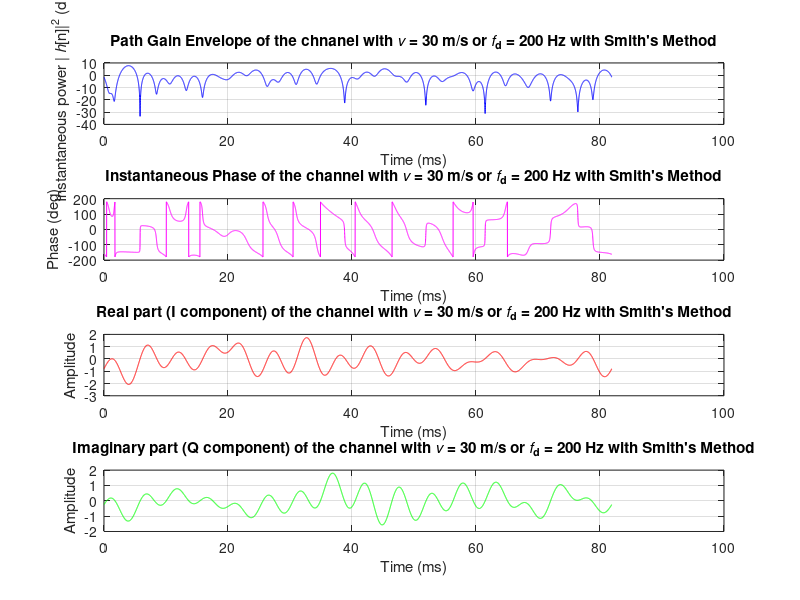
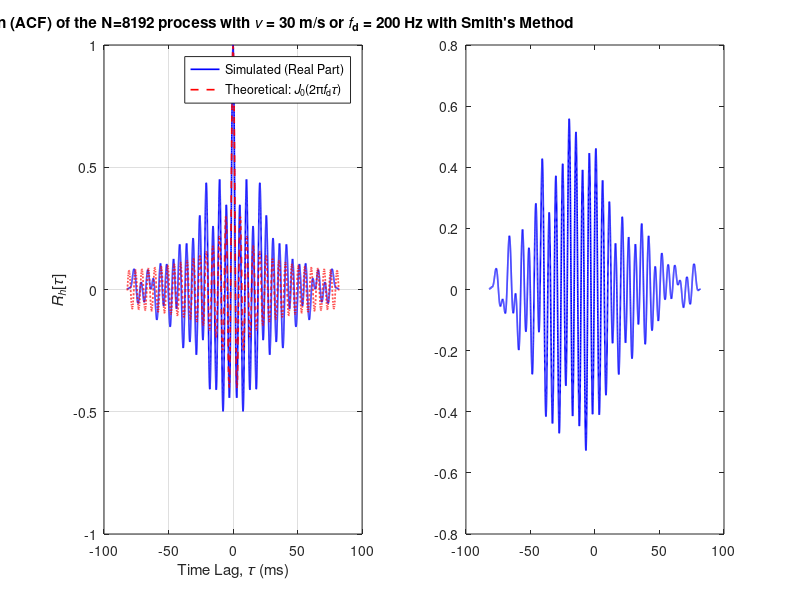

These figures' MATLAB source, in order: (Note: this script raises an error after producing the figures.)
%% Problem 1a(b): Smith's Model (FFT-based) Fading Simulator
% Reference: Rappaport's Wireless Communications, Ch.3

clear; clc; close all;

%% ---- Parameters ----
v  = 30;            % velocity (m/s)
fc = 2e9;           % carrier frequency (Hz)
c  = 3e8;           % speed of light (m/s)
W  = 50e3;          % one-sided bandwidth
Ts = 1/(2*W);       % sampling period: 10 us
fd = v*fc/c;        % max Doppler: 200 Hz
N  = 8192;          % FFT size as specified
fs = 1/Ts;          % sampling frequency
df = fs/N;          % frequency resolution

%% ---- Step 1: Frequency axis (centered at zero) ----
f = (-N/2 : N/2-1) * df;   % runs from -fs/2 to fs/2 - df

%% ---- Step 2: Jake's PSD ----
% S(f) = 1 / (pi*fd*sqrt(1-(f/fd)^2))  for |f| < fd, else 0
S = zeros(1, N);
idx = abs(f) < fd;
S(idx) = 1 ./ (pi * fd * sqrt(1 - (f(idx)/fd).^2));


% Singularity at ±fd: replace any Inf/NaN with the max finite value
S(~isfinite(S)) = max(S(isfinite(S)));

% Normalize so that sum(S)*df = 1  (unit power)
S = S / (sum(S) * df);

%% ---- Step 3: Complex Gaussian in frequency domain ----
rng(42);
X = sqrt(N) * (randn(1,N) + 1j*randn(1,N)) / sqrt(2);   % X[k] ~ CN(0,1)

%% ---- Step 4: Shape spectrum by sqrt(Jake's PSD) ----
Y = X .* sqrt(S * df);    % E[|Y[k]|^2] = S[k]*df

%% ---- Step 5: IFFT → complex fading envelope ----
% ifftshift: reorder from [-N/2..N/2-1] to [0..N-1] before IFFT
h = N * ifft(ifftshift(Y));    % N factor restores Parseval scaling

% Normalize to unit average power
h = h / sqrt(mean(abs(h).^2));
h_I = real(h);
h_Q = imag(h);

%% ---- Plot: Time-domain fading realization ----
t_ms = (0:N-1) * Ts * 1e3;

figure('Name', "Smith's FFT Fading — v=30 m/s");

% --- Subplot 1: Magnitude in dB ---
subplot(4,1,1);
plot(t_ms, 20*log10(abs(h)), 'b');
xlabel('Time (ms)'); ylabel('Instantaneous power |{\it h}[n]|^2 (dB)', 'Interpreter', 'tex');
title_str = sprintf('Path Gain Envelope of the chnanel with {\\itv} = %d m/s or {\\itf}_d = %.0f Hz with Smith''s Method', v, fd);
title(title_str, 'Interpreter', 'tex');
grid on;

subplot(4,1,2);
plot(t_ms, angle(h) * 180/pi, 'm');
xlabel('Time (ms)'); 
ylabel('Phase (deg)');
title_str_phase2 = sprintf('Instantaneous Phase of the channel with {\\itv} = %d m/s or {\\itf}_d = %.0f Hz with Smith''s Method', v, fd);
title(title_str_phase2, 'Interpreter', 'tex');
grid on;

% --- Subplot 2: In-phase Component ---
subplot(4,1,3);
plot(t_ms, h_I, 'r');
xlabel('Time (ms)'); ylabel('Amplitude');
title_str2 = sprintf('Real part (I component) of the channel with {\\itv} = %d m/s or {\\itf}_d = %.0f Hz with Smith''s Method', v, fd); 
title(title_str2, 'Interpreter', 'tex');
grid on;

% --- Subplot 3: Quadrature Component ---
subplot(4,1,4);
plot(t_ms, h_Q, 'g');
xlabel('Time (ms)'); ylabel('Amplitude');
title_str3 = sprintf('Imaginary part (Q component) of the channel with {\\itv} = %d m/s or {\\itf}_d = %.0f Hz with Smith''s Method', v, fd); 
title(title_str3, 'Interpreter', 'tex');
grid on;

%% Figure 2: ACF and Cross-correlation
Ns   = length(h);
Nlag     = min(20000, Ns-1);                               % lag range to display
[acf, lags] = xcorr(h,   Nlag, 'normalized');            % ACF of complex h
[xc,  ~   ] = xcorr(h_I, h_Q, Nlag, 'normalized');      % cross-corr I vs Q

tau_ms   = lags * Ts * 1e3;                              % lag axis in ms
R_theory = besselj(0, 2*pi * fd * abs(lags) * Ts);      % theoretical: J0(2*pi*fd*tau)

figure('Name', 'ACF and Cross-Correlation: Smith''s Method');

% --- Subplot 1: Autocorrelation (ACF) ---
subplot(1,2,1);
plot(tau_ms, real(acf), 'b', 'LineWidth', 1.2); hold on;
plot(tau_ms, R_theory,  'r--', 'LineWidth', 1.2);
xlabel('Time Lag, {\it\tau} (ms)', 'Interpreter', 'tex'); 
ylabel('{\itR_h}[{\it\tau}]', 'Interpreter', 'tex');
title_str1 = sprintf('Autocorrelation (ACF) of the N=%d process with {\\itv} = %d m/s or {\\itf}_d = %.0f Hz with Smith''s Method', N, v, fd);
title(title_str1, 'Interpreter', 'tex');
legend('Simulated (Real Part)', 'Theoretical: {\itJ}_0(2\pi{\itf}_d{\it\tau})', 'Interpreter', 'tex');
grid on;

% --- Subplot 2: Cross-Correlation ---
xc_real  = real(xc);
rms_xc   = sqrt(mean(xc_real.^2));

subplot(1,2,2);
plot(tau_ms, xc_real, 'b', 'LineWidth', 1.2); hold on;
yline(0, 'r--', 'LineWidth', 1.2);
xlabel('Time Lag, {\it\tau} (ms)', 'Interpreter', 'tex'); 
ylabel('{\itR}_{IQ}[{\it\tau}]', 'Interpreter', 'tex');
title_str2 = sprintf('Cross-Correlation (I vs Q) of the N=%d process with {\\itv} = %d m/s or {\\itf}_d = %.0f Hz with Smith''s Method', N, v, fd);
title(title_str2, 'Interpreter', 'tex');
legend('Simulated', 'Ideal (0)', 'Interpreter', 'tex');
grid on;
text(0.02, 0.95, sprintf('RMS = %.4f', rms_xc), ...
    'Units', 'normalized', 'VerticalAlignment', 'top', ...
    'FontSize', 12, 'BackgroundColor', 'k', 'EdgeColor', 'k');


%% ---- Second Independent Path (different random draw) ----
% Remark 2 in Zheng & Xiao: using distinct (theta_k, phi_nk, varphi_nk)
% creates uncorrelated faders with identical statistical properties

rng(99);   % different seed -> independent realization
X2 = (randn(1,N) + 1j*randn(1,N)) / sqrt(2);   % X[k] ~ CN(0,1)
Y2 = X2 .* sqrt(S * df);    % E[|Y[k]|^2] = S[k]*df
h2 = N * ifft(ifftshift(Y2));
h2 = h2 / sqrt(mean(abs(h2).^2));


%% ---- Cross-correlation: h (path 1) vs h2 (path 2) ----
[xc_paths, lags_p] = xcorr(h, h2, Nlag, 'normalized');
xc_paths_real = real(xc_paths);
rms_paths     = sqrt(mean(xc_paths_real.^2));
tau_ms_p      = lags_p * Ts * 1e3;

%% ---- Figure 3: Inter-Path Correlation Plot ----
figure('Name', 'Inter-Path Correlation: Path 1 vs Path 2');

subplot(1,2,1);
plot(t_ms, 20*log10(abs(h)),  'b', 'LineWidth', 1);  hold on;
plot(t_ms, 20*log10(abs(h2)), 'r', 'LineWidth', 1);
xlabel('Time (ms)');
ylabel('|h[n]| (dB)');
title_str_p = sprintf('Two Independent Path Gains of 2 N=%d processes with {\\itv} = %d m/s or {\\itf}_d = %.0f Hz with Smith''s Method', N, v, fd);
title(title_str_p, 'Interpreter', 'tex');
legend('Path 1', 'Path 2');
grid on;

subplot(1,2,2);
plot(tau_ms_p, xc_paths_real, 'w', 'LineWidth', 1.2);  hold on;
yline(0, 'r--', 'LineWidth', 1.2);
xlabel('Time Lag, {\it\tau} (ms)', 'Interpreter', 'tex');
ylabel('R_{h_1 h_2}[\tau]', 'Interpreter', 'tex');
title_str_xc = sprintf('Cross-Correlation of Path 1 vs Path 2, each of a N=%d process with {\\itv} = %d m/s or {\\itf}_d = %.0f Hz with Smith''s Method', N, v, fd);
title(title_str_xc, 'Interpreter', 'tex');
legend('Simulated', 'Ideal (0)', 'Interpreter', 'tex');
grid on;
text(0.02, 0.95, sprintf('RMS = %.4f', rms_paths), ...
    'Units', 'normalized', 'VerticalAlignment', 'top', ...
    'FontSize', 12, 'Color', 'w', 'BackgroundColor', 'k', 'EdgeColor', 'k');
